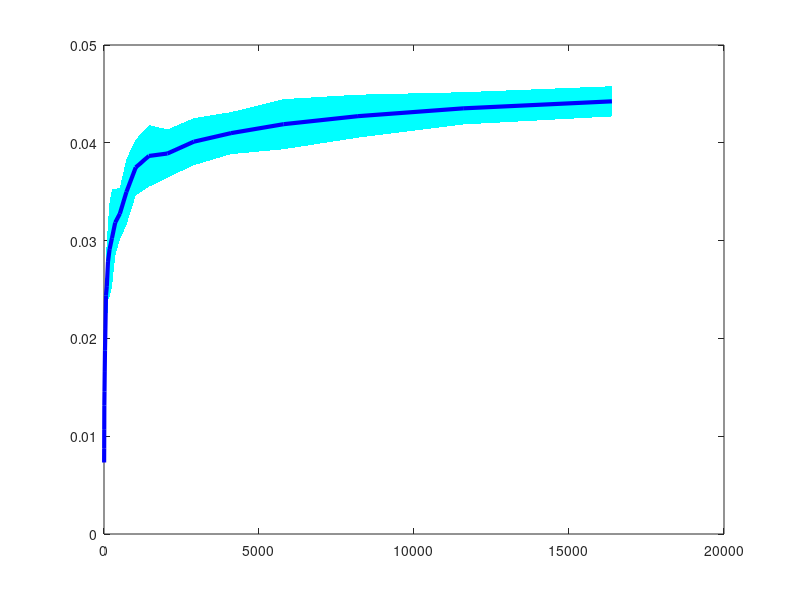

The MATLAB source for this figure: (Note: this script raises an error after producing the figure.)
clc
clear
close all
load('Results_2.mat');
load('parameters.mat');
N_sam_ini = Results_2.N_sam_ini;
W_Hat_Vol = Results_2.W_Hat_Vol;
W_hat_opt = Results_2.W_hat_opt;
%%
mean_vol = mean(W_Hat_Vol, 2)';
std_vol = std(W_Hat_Vol, 0, 2)';
figure(1)
maxY = max([mean_vol - std_vol; mean_vol + std_vol]); 
minY = min([mean_vol - std_vol; mean_vol + std_vol]); 
yFill = [maxY, fliplr(minY)];
xFill = [(N_sam_ini), fliplr((N_sam_ini))];  
fill(xFill, yFill, 'c', 'linestyle', 'None'); 
hold on
plot(N_sam_ini, mean_vol, 'b', 'linewidth', 3);
hold on
plot(N_sam_ini, ones(length(N_sam_ini), 1)*W_hat_opt.volume( ), 'k-.', 'linewidth', 3);
LE = legend('One standard deviation', 'Mean', 'Interpreter','latex','Location','southeast', 'NumColumns',1);
set(LE,'Fontsize',12);
set(gca, 'XScale', 'log');
box on
grid off
ylim([0, 0.07]);
xlim([4, 16384]);
xlabel('$|\mathcal{I}_0^w|$ [-]', 'Interpreter','latex');
ylabel('${\rm Set \ Volume}$ [-]', 'Interpreter','latex');
set(gca,'Linewidth',1.5,'GridAlpha',0.5);
set(gca,'FontName','Times New Roman','FontSize',12);
set(gca,'LooseInset',get(gca,'TightInset'));
set(gcf,'unit','centimeters','position',[3 5 17 5]);
set(gcf, 'PaperSize', [16 7]);
exportgraphics(gcf,'Fig_Vol_Converge.pdf','ContentType','vector');


